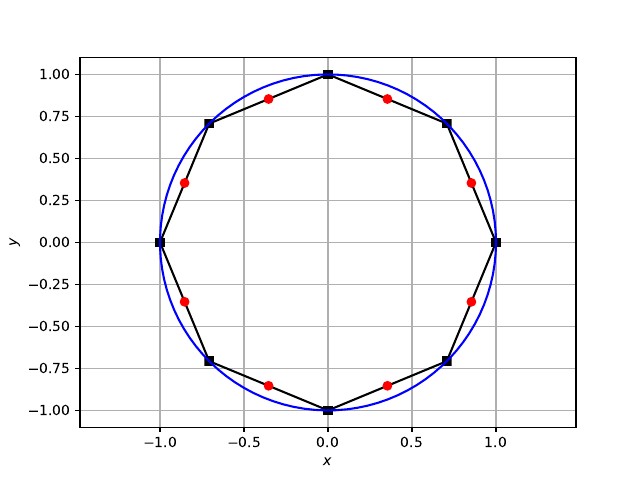

The script that saved this image:
import numpy as np
import matplotlib.pyplot as plt
import os

thisdir = os.path.dirname(__file__)

npan = 8
t = np.linspace(0,2*np.pi,npan+1)
x,y = np.cos(t), np.sin(t)
tx,ty = x[1:]-x[:-1], y[1:]-y[:-1]
edge = np.sqrt(tx*tx+ty*ty)
tx, ty = tx/edge, ty/edge
nx, ny = (-ty, tx)
xmid,ymid = .5*(x[:-1]+x[1:]), .5*(y[:-1]+y[1:])

tt = np.linspace(0,2*np.pi,100)
cyl_x, cyl_y = np.cos(tt), np.sin(tt)

plt.plot(x,y,'k-s')
plt.plot(xmid,ymid,'ro')
plt.plot(cyl_x,cyl_y,'b-')
plt.xlabel(r'$x$')
plt.ylabel(r'$y$')
plt.axis('equal')
plt.grid(True)
plt.savefig(os.path.join(thisdir,'cylinder_panels.pdf'))
plt.show()
